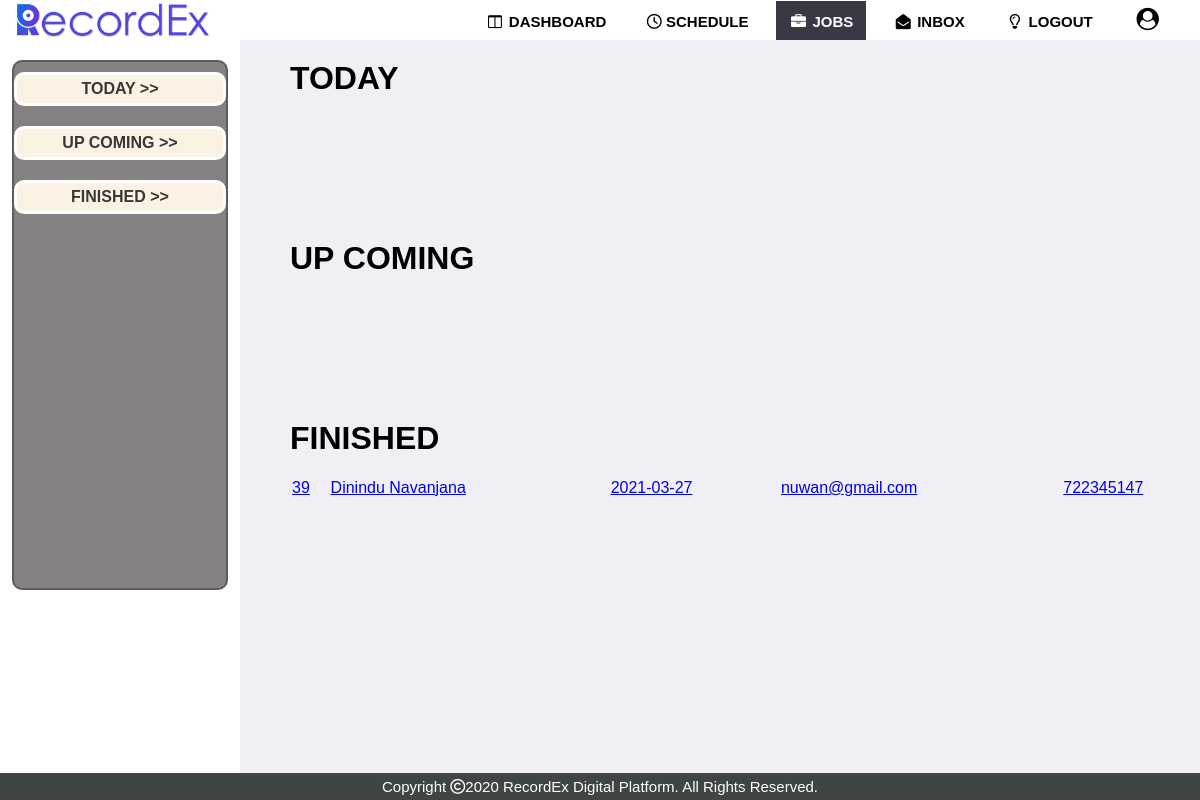
The page /view/studio/cust_request.php (signed in) on the database as committed earlier.
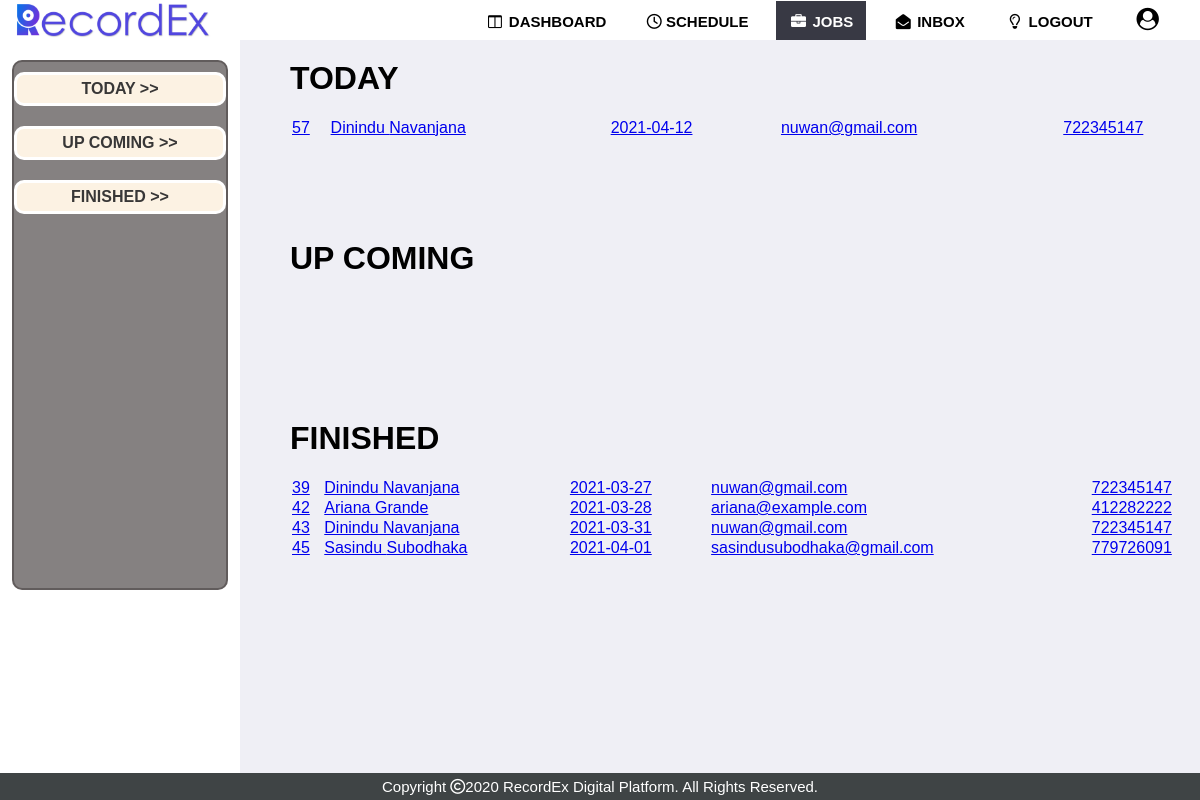
The same page on the database as committed later.
### tables this page shows
CREATE TABLE `reserved_job` (
  `job_id` int(5) NOT NULL,
  `c_id` int(5) NOT NULL,
  `studio_id` int(5) NOT NULL,
  `date` date NOT NULL,
  `choose_time` timestamp NULL DEFAULT NULL,
  `isplaced` int(1) NOT NULL DEFAULT 0,
  `rated` int(1) NOT NULL DEFAULT 0
);

CREATE TABLE `customer` (
  `c_id` int(6) NOT NULL,
  `first_name` varchar(60) NOT NULL,
  `last_name` varchar(60) NOT NULL,
  `email` varchar(60) NOT NULL,
  `tele_no` int(10) NOT NULL,
  `password` varchar(60) NOT NULL,
  `email_verified` tinyint(1) NOT NULL DEFAULT 0,
  `blocked` int(1) NOT NULL DEFAULT 0,
  `image` varchar(500) NOT NULL,
  `status` varchar(10) NOT NULL DEFAULT 'Active now'
);

### view/studio/cust_request.php (the view, shortened to what this page needs)
<?php
require_once('../../inc/connection.php');
$today = date("Y-m-d");
$s_id = $_SESSION['user_id'];
$query1 = "SELECT * FROM reserved_job WHERE studio_id = $s_id AND isplaced = 1 AND date = '$today'";
$result_set1 = mysqli_query($connection,$query1);
$query3 = "SELECT * FROM reserved_job WHERE studio_id = $s_id AND isplaced = 1 AND date < '$today'";
$result_set3 = mysqli_query($connection,$query3);
?>
<!DOCTYPE html>
<html>
<head>
	<link rel="stylesheet" type="text/css" href="../../css/studio/cust_request.css">
</head>
<body>
  <?php require_once('../../inc/stu_dash_navbar.php');?>
  <div class="secondary">
    <div class="btnbox">
	  <a href="#today">Today >></a>
	  <a href="#upcoming">Up Coming >></a>
	  <a href="#finish">Finished >></a>
	</div>
  </div>
  <div class="primary">
		  <div class="ro1">
			<h1 id="today" style="margin-left: 40px;">TODAY</h1>
			<?php
			  echo "<table>";
			  while($row1=mysqli_fetch_assoc($result_set1)){
				$c_id = $row1['c_id'];
				$query11 = "SELECT *  FROM customer WHERE c_id = $c_id";
				$result_set11 = mysqli_query($connection,$query11);
				$record11 = mysqli_fetch_assoc($result_set11);
				echo "<tr>";
				echo "<td><a title='Job ID' href='cust_request_view.php?job=$row1[job_id]&&status=1'>".$row1['job_id']."</a></td>";
				echo "<td><a href='cust_request_view.php?job=$row1[job_id]&&status=1'>".$record11['first_name']." ".$record11['last_name']."</a></td>";
				echo "<td><a title='Booking Date' href='cust_request_view.php?job=$row1[job_id]&&status=1'>".$row1['date']."</a></td>";
				echo "<td><a href='cust_request_view.php?job=$row1[job_id]&&status=1'>".$record11['email']."</a></td>";
				echo "<td><a href='cust_request_view.php?job=$row1[job_id]&&status=1'>".$record11['tele_no']."</a></td>";
				echo "</tr>";
			  }
			  echo "</table>";
			?>
		  </div>
		  <div class="ro2">
			<h1 id="upcoming" style="margin-left: 40px;">UP COMING</h1>
		  </div>
		  <div class="ro3">
			<h1 id="finished" style="margin-left: 40px;">FINISHED</h1>
			<?php
			  echo "<table>";
			  while($row3=mysqli_fetch_assoc($result_set3)){
				$c_id = $row3['c_id'];
				$query11 = "SELECT *  FROM customer WHERE c_id = $c_id";
				$result_set11 = mysqli_query($connection,$query11);
				$record11 = mysqli_fetch_assoc($result_set11);
				echo "<tr>";
				echo "<td><a title='Job ID' href='cust_request_view.php?job=$row3[job_id]&&status=3'>".$row3['job_id']."</a></td>";
				echo "<td><a href='cust_request_view.php?job=$row3[job_id]&&status=3'>".$record11['first_name']." ".$record11['last_name']."</a></td>";
				echo "<td><a title='Booking Date' href='cust_request_view.php?job=$row3[job_id]&&status=3'>".$row3['date']."</a></td>";
				echo "<td><a href='cust_request_view.php?job=$row3[job_id]&&status=3'>".$record11['email']."</a></td>";
				echo "<td><a href='cust_request_view.php?job=$row3[job_id]&&status=3'>".$record11['tele_no']."</a></td>";
				echo "</tr>";
			  }
			  echo "</table>";
			?>
		  </div>
		</div>
  <?php require_once('../../inc/minfooter.php'); ?>
</body>
</html>

Rows that differ between the two databases and show on the page:
added reserved_job: job_id "57", c.first_name "Dinindu", c.last_name "Navanjana", date "2021-04-12", c.email "nuwan@gmail.com", c.tele_no "722345147", shown under "TODAY"
added reserved_job: job_id "42", c.first_name "Ariana", c.last_name "Grande", date "2021-03-28", c.email "ariana@example.com", c.tele_no "412282222", shown under "FINISHED"
added reserved_job: job_id "43", c.first_name "Dinindu", c.last_name "Navanjana", date "2021-03-31", c.email "nuwan@gmail.com", c.tele_no "722345147", shown under "FINISHED"
added reserved_job: job_id "45", c.first_name "Sasindu", c.last_name "Subodhaka", date "2021-04-01", c.email "sasindusubodhaka@gmail.com", c.tele_no "779726091", shown under "FINISHED"
